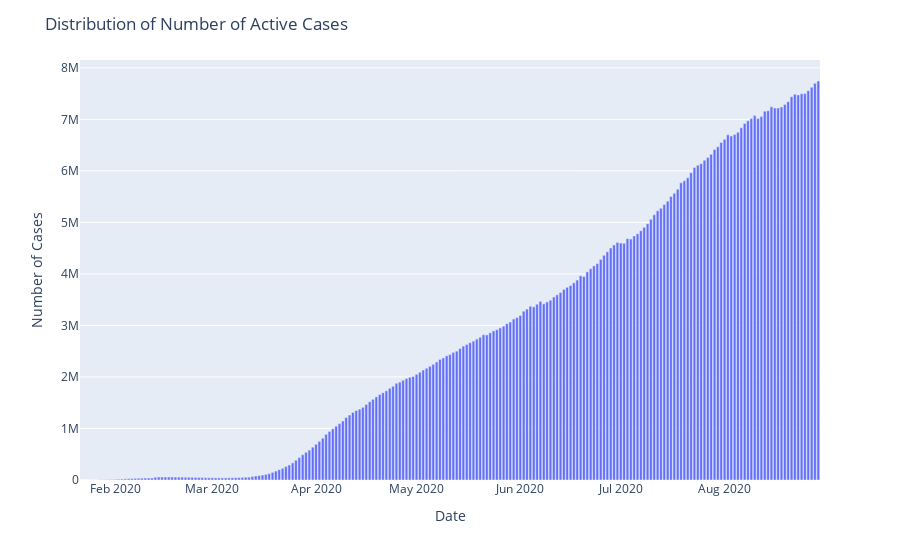

Notebook code for this chart:
### Code cell
fig=px.bar(x=datewise.index,y=datewise["Confirmed"]-datewise["Recovered"]-datewise["Deaths"])
fig.update_layout(title="Distribution of Number of Active Cases",
                  xaxis_title="Date",yaxis_title="Number of Cases",)
fig.show()

### Figure 1 — Plotly figure (JSON) as saved in the notebook; plotly's stock layout.template omitted (floating-point values rounded to 4 significant figures; data arrays with more than 128 entries replaced by an {"elided": "..."} marker saying what was removed)
{"data": [{"alignmentgroup": "True", "hovertemplate": "x=%{x}<br>y=%{y}<extra></extra>", "legendgroup": "", "marker": {"color": "#636efa", "pattern": {"shape": ""}}, "name": "", "offsetgroup": "", "orientation": "v", "showlegend": false, "textposition": "auto", "type": "bar", "x": {"elided": "221 str values"}, "xaxis": "x", "y": {"elided": "221 int values"}, "yaxis": "y"}], "layout": {"barmode": "relative", "legend": {"tracegroupgap": 0}, "margin": {"t": 60}, "title": {"text": "Distribution of Number of Active Cases"}, "xaxis": {"anchor": "y", "domain": [0, 1], "title": {"text": "Date"}}, "yaxis": {"anchor": "x", "domain": [0, 1], "title": {"text": "Number of Cases"}}}}
